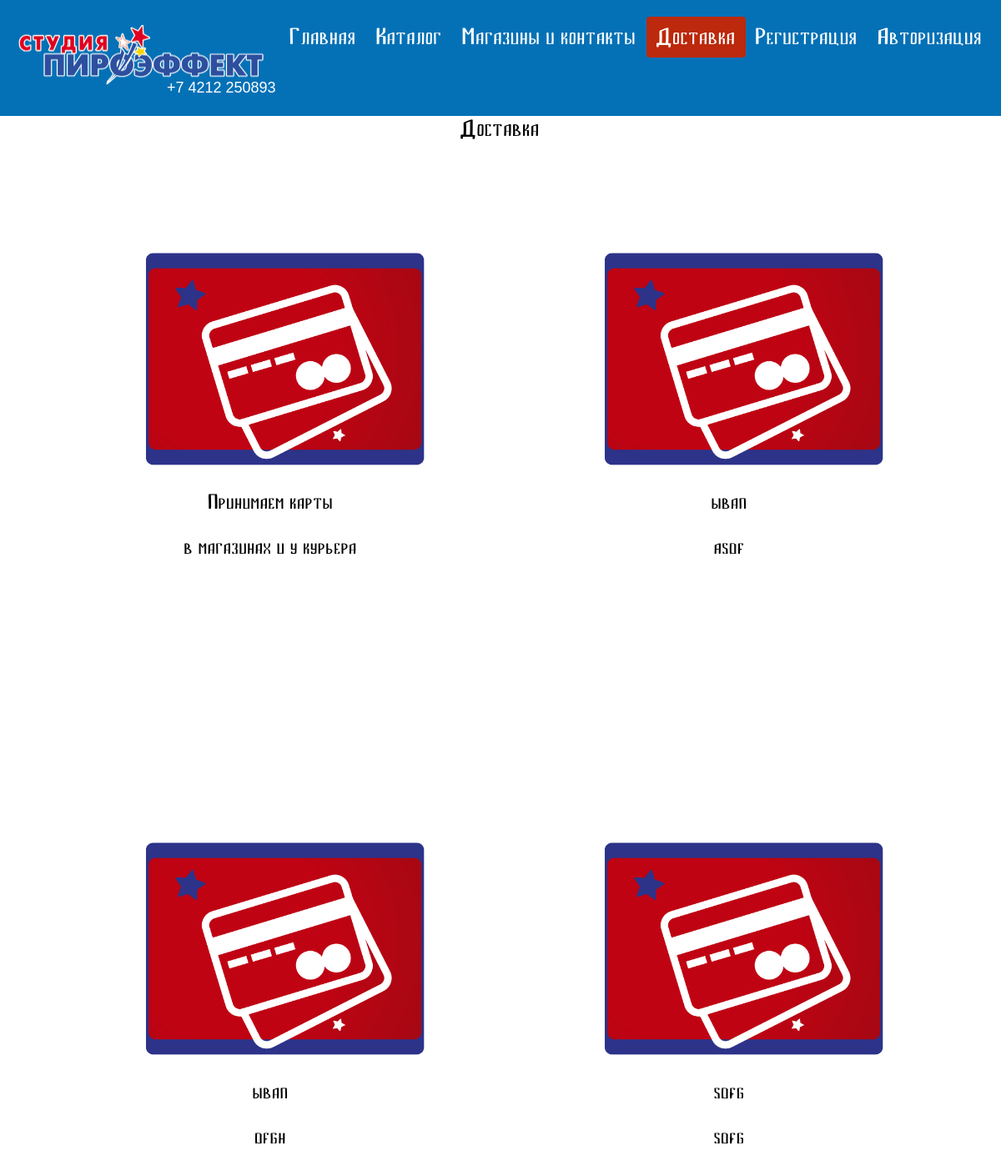
/dostavka/, run on an earlier commit of the app's database.
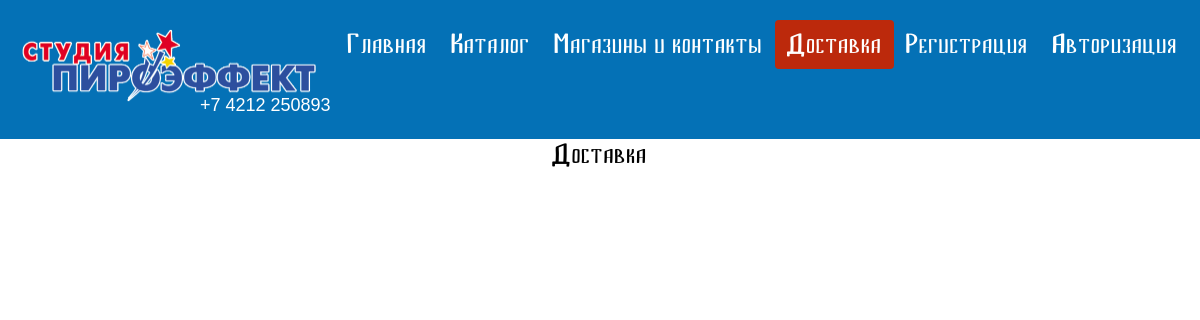
And on a later commit of the database.
### pirotehnika_app/models.py (models this page shows, shortened)
class Dostavka(models.Model):
    img = ImageField(upload_to="dostavka/images", verbose_name='Изображение')
    title = models.CharField(max_length=40)
    sub_title = models.CharField(max_length=40)
    class Meta:
        verbose_name = 'Доставка'
        verbose_name_plural = 'Доставка'

### pirotehnika_app/views.py (the view)
# urls.py: path('dostavka/', dostavka, name='dostavka'),
def dostavka(request):
    dostavka = Dostavka.objects.all()
    return render(request, 'dostavka.html', {'dostavka': dostavka, 'header': 'dostavka'})

### pirotehnika_app/templates/dostavka.html
{% extends 'main.html' %}
{% block content %}
{%load static %}
<main>
	<p class="katalog_t">Доставка</p>
  <div class="container5">
    {% for dostav in dostavka %}
        <div class="item3">
         <img src="{{dostav.img.url}}" alt="">
         <p class="katalog__text3"> {{dostav.title}}</p>
         <p class="katalog__text3"> {{dostav.sub_title}}</p>
        </div>
        {% endfor %}
</main>
{%endblock%}

What changed in the data, as far as the page shows it:
removed Dostavka: img (picture), title "Принимаем карты", sub_title "в магазинах и у курьера"
removed Dostavka: img (picture), title "ывап", sub_title "asdf"
removed Dostavka: img (picture), title "ывап", sub_title "dfgh"
removed Dostavka: img (picture), title "sdfg", sub_title "sdfg"
